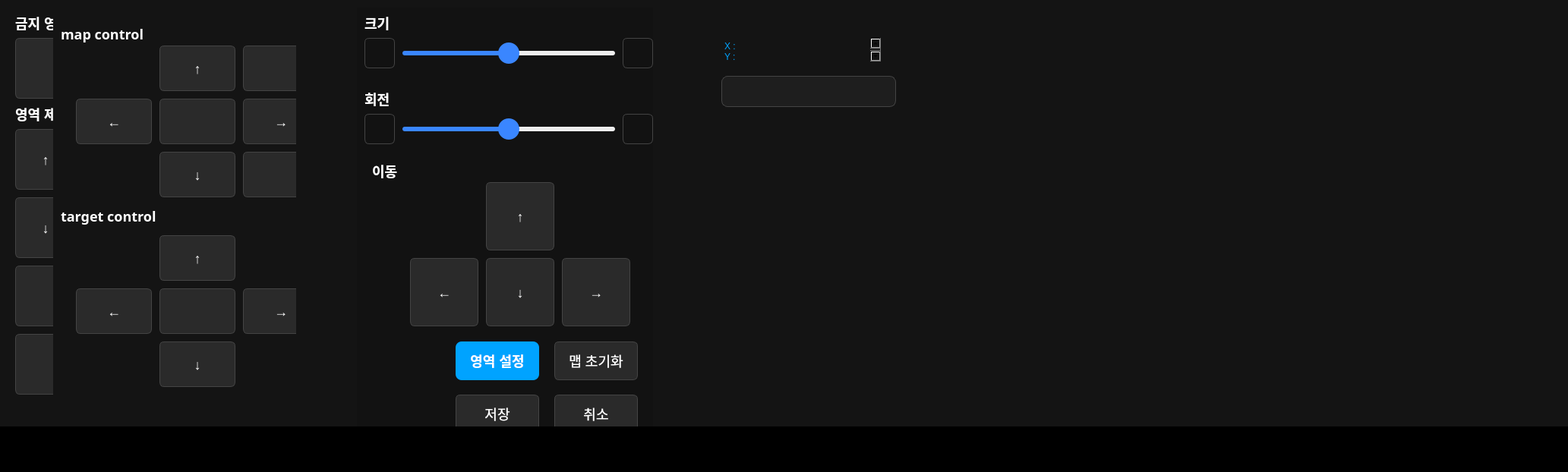
<?xml version="1.0" encoding="UTF-8"?>
<ui version="4.0">
 <class>MovingView</class>
 <widget class="QWidget" name="MovingView">
  <property name="geometry">
   <rect>
    <x>0</x>
    <y>0</y>
    <width>2065</width>
    <height>622</height>
   </rect>
  </property>
  <property name="windowTitle">
   <string>Dentium</string>
  </property>
  <property name="styleSheet">
   <string notr="true">background-color: black;</string>
  </property>
  <layout class="QVBoxLayout" name="main_layout">
   <property name="spacing">
    <number>0</number>
   </property>
   <property name="leftMargin">
    <number>0</number>
   </property>
   <property name="topMargin">
    <number>0</number>
   </property>
   <property name="rightMargin">
    <number>0</number>
   </property>
   <property name="bottomMargin">
    <number>0</number>
   </property>
   <item>
    <widget class="QWidget" name="content_container" native="true">
     <property name="styleSheet">
      <string notr="true">background-color: #141414;</string>
     </property>
     <widget class="QWidget" name="map_area_control_widget" native="true">
      <property name="geometry">
       <rect>
        <x>0</x>
        <y>20</y>
        <width>390</width>
        <height>501</height>
       </rect>
      </property>
      <widget class="QPushButton" name="apply_area_btn">
       <property name="geometry">
        <rect>
         <x>220</x>
         <y>420</y>
         <width>80</width>
         <height>80</height>
        </rect>
       </property>
       <property name="styleSheet">
        <string notr="true">QPushButton {
    background-color: #2A2A2A;
    color: white;
    border: 1px solid #444444;
    border-radius: 6px;
    font-size: 18px;
	font-family: &quot;Noto Sans KR Black&quot;;
}
QPushButton:hover {
    background-color: #3A3A3A;
    border: 1px solid #666666;
}
QPushButton:pressed {
    background-color: #333333;
}</string>
       </property>
       <property name="text">
        <string>적용</string>
       </property>
      </widget>
      <widget class="QPushButton" name="cancel_area_btn">
       <property name="geometry">
        <rect>
         <x>310</x>
         <y>420</y>
         <width>80</width>
         <height>80</height>
        </rect>
       </property>
       <property name="styleSheet">
        <string notr="true">QPushButton {
    background-color: #2A2A2A;
    color: white;
    border: 1px solid #444444;
    border-radius: 6px;
    font-size: 18px;
	font-family: &quot;Noto Sans KR Black&quot;;
}
QPushButton:hover {
    background-color: #3A3A3A;
    border: 1px solid #666666;
}
QPushButton:pressed {
    background-color: #333333;
}</string>
       </property>
       <property name="text">
        <string>취소</string>
       </property>
      </widget>
      <widget class="QPushButton" name="object_move_up">
       <property name="geometry">
        <rect>
         <x>20</x>
         <y>150</y>
         <width>80</width>
         <height>80</height>
        </rect>
       </property>
       <property name="styleSheet">
        <string notr="true">QPushButton {
    background-color: #2A2A2A;
    color: white;
    border: 1px solid #444444;
    border-radius: 6px;
    font-size: 18px;
}
QPushButton:hover {
    background-color: #3A3A3A;
    border: 1px solid #666666;
}
QPushButton:pressed {
    background-color: #333333;
}</string>
       </property>
       <property name="text">
        <string>↑</string>
       </property>
      </widget>
      <widget class="QPushButton" name="object_move_down">
       <property name="geometry">
        <rect>
         <x>20</x>
         <y>240</y>
         <width>80</width>
         <height>80</height>
        </rect>
       </property>
       <property name="styleSheet">
        <string notr="true">QPushButton {
    background-color: #2A2A2A;
    color: white;
    border: 1px solid #444444;
    border-radius: 6px;
    font-size: 18px;
}
QPushButton:hover {
    background-color: #3A3A3A;
    border: 1px solid #666666;
}
QPushButton:pressed {
    background-color: #333333;
}</string>
       </property>
       <property name="text">
        <string>↓</string>
       </property>
      </widget>
      <widget class="QPushButton" name="object_move_left">
       <property name="geometry">
        <rect>
         <x>110</x>
         <y>240</y>
         <width>80</width>
         <height>80</height>
        </rect>
       </property>
       <property name="styleSheet">
        <string notr="true">QPushButton {
    background-color: #2A2A2A;
    color: white;
    border: 1px solid #444444;
    border-radius: 6px;
    font-size: 18px;
}
QPushButton:hover {
    background-color: #3A3A3A;
    border: 1px solid #666666;
}
QPushButton:pressed {
    background-color: #333333;
}</string>
       </property>
       <property name="text">
        <string>←</string>
       </property>
      </widget>
      <widget class="QPushButton" name="shrink_horizontal">
       <property name="geometry">
        <rect>
         <x>110</x>
         <y>420</y>
         <width>80</width>
         <height>80</height>
        </rect>
       </property>
       <property name="styleSheet">
        <string notr="true">QPushButton {
	background-image: url(:/file/SetArea/shrink_horizontal.png);
    background-repeat: no-repeat;
    background-position: center;
    background-color: #2A2A2A;
    border: 1px solid #444444;
    border-radius: 6px;
}
QPushButton:hover {
    background-color: #3A3A3A;
    border: 1px solid #666666;
}
QPushButton:pressed {
    background-color: #333333;
}</string>
       </property>
       <property name="text">
        <string/>
       </property>
      </widget>
      <widget class="QPushButton" name="object_move_right">
       <property name="geometry">
        <rect>
         <x>110</x>
         <y>150</y>
         <width>80</width>
         <height>80</height>
        </rect>
       </property>
       <property name="styleSheet">
        <string notr="true">QPushButton {
    background-color: #2A2A2A;
    color: white;
    border: 1px solid #444444;
    border-radius: 6px;
    font-size: 18px;
}
QPushButton:hover {
    background-color: #3A3A3A;
    border: 1px solid #666666;
}
QPushButton:pressed {
    background-color: #333333;
}</string>
       </property>
       <property name="text">
        <string>→</string>
       </property>
      </widget>
      <widget class="QPushButton" name="grow_horizontal">
       <property name="geometry">
        <rect>
         <x>110</x>
         <y>330</y>
         <width>80</width>
         <height>80</height>
        </rect>
       </property>
       <property name="styleSheet">
        <string notr="true">QPushButton {
	background-image: url(:/file/SetArea/grow_horizontal.png);
    background-repeat: no-repeat;
    background-position: center;
    background-color: #2A2A2A;
    border: 1px solid #444444;
    border-radius: 6px;
}
QPushButton:hover {
    background-color: #3A3A3A;
    border: 1px solid #666666;
}
QPushButton:pressed {
    background-color: #333333;
}</string>
       </property>
       <property name="text">
        <string/>
       </property>
      </widget>
      <widget class="QPushButton" name="grow_vertical">
       <property name="geometry">
        <rect>
         <x>20</x>
         <y>330</y>
         <width>80</width>
         <height>80</height>
        </rect>
       </property>
       <property name="styleSheet">
        <string notr="true">QPushButton {
	background-image: url(:/file/SetArea/grow_vertical.png);
    background-repeat: no-repeat;
    background-position: center;
    background-color: #2A2A2A;
    border: 1px solid #444444;
    border-radius: 6px;
}
QPushButton:hover {
    background-color: #3A3A3A;
    border: 1px solid #666666;
}
QPushButton:pressed {
    background-color: #333333;
}</string>
       </property>
       <property name="text">
        <string/>
       </property>
      </widget>
      <widget class="QPushButton" name="shrink_vertical">
       <property name="geometry">
        <rect>
         <x>20</x>
         <y>420</y>
         <width>80</width>
         <height>80</height>
        </rect>
       </property>
       <property name="styleSheet">
        <string notr="true">QPushButton {
	background-image: url(:/file/SetArea/shrink_vertical.png);
    background-repeat: no-repeat;
    background-position: center;
    background-color: #2A2A2A;
    border: 1px solid #444444;
    border-radius: 6px;
}
QPushButton:hover {
    background-color: #3A3A3A;
    border: 1px solid #666666;
}
QPushButton:pressed {
    background-color: #333333;
}</string>
       </property>
       <property name="text">
        <string/>
       </property>
      </widget>
      <widget class="QPushButton" name="object_zoom_in">
       <property name="geometry">
        <rect>
         <x>220</x>
         <y>330</y>
         <width>80</width>
         <height>80</height>
        </rect>
       </property>
       <property name="styleSheet">
        <string notr="true">QPushButton {
	background-image: url(:/file/Registration/Zoom_In.png);
    background-repeat: no-repeat;
    background-position: center;
    background-color: #2A2A2A;
    border: 1px solid #444444;
    border-radius: 6px;
}
QPushButton:hover {
    background-color: #3A3A3A;
    border: 1px solid #666666;
}
QPushButton:pressed {
    background-color: #333333;
}</string>
       </property>
       <property name="text">
        <string/>
       </property>
      </widget>
      <widget class="QPushButton" name="object_zoom_out">
       <property name="geometry">
        <rect>
         <x>310</x>
         <y>330</y>
         <width>80</width>
         <height>80</height>
        </rect>
       </property>
       <property name="styleSheet">
        <string notr="true">QPushButton {
	background-image: url(:/file/Registration/Zoom_Out.png);
    background-repeat: no-repeat;
    background-position: center;
    background-color: #2A2A2A;
    border: 1px solid #444444;
    border-radius: 6px;
}
QPushButton:hover {
    background-color: #3A3A3A;
    border: 1px solid #666666;
}
QPushButton:pressed {
    background-color: #333333;
}</string>
       </property>
       <property name="text">
        <string/>
       </property>
      </widget>
      <widget class="QPushButton" name="restricted_area_button">
       <property name="geometry">
        <rect>
         <x>20</x>
         <y>30</y>
         <width>80</width>
         <height>80</height>
        </rect>
       </property>
       <property name="styleSheet">
        <string notr="true">QPushButton {
	background-image: url(:/file/Registration/restricted_50.png);
    background-repeat: no-repeat;
    background-position: center;
    background-color: #2A2A2A;
    border: 1px solid #444444;
    border-radius: 6px;
}
QPushButton:hover {
    background-color: #3A3A3A;
    border: 1px solid #666666;
}
QPushButton:checked {
    background-color: #FF0000;
}</string>
       </property>
       <property name="text">
        <string/>
       </property>
       <property name="checkable">
        <bool>true</bool>
       </property>
      </widget>
      <widget class="QPushButton" name="priority_path_area_button">
       <property name="geometry">
        <rect>
         <x>220</x>
         <y>30</y>
         <width>80</width>
         <height>80</height>
        </rect>
       </property>
       <property name="styleSheet">
        <string notr="true">QPushButton {
	background-image: url(:/file/Registration/priority_path_50.png);
    background-repeat: no-repeat;
    background-position: center;
    background-color: #2A2A2A;
    border: 1px solid #444444;
    border-radius: 6px;
}
QPushButton:hover {
    background-color: #3A3A3A;
    border: 1px solid #666666;
}
QPushButton:checked {
    background-color: #0000FF;
}</string>
       </property>
       <property name="text">
        <string/>
       </property>
       <property name="checkable">
        <bool>true</bool>
       </property>
      </widget>
      <widget class="QLabel" name="restricted_area_label">
       <property name="geometry">
        <rect>
         <x>20</x>
         <y>0</y>
         <width>91</width>
         <height>21</height>
        </rect>
       </property>
       <property name="styleSheet">
        <string notr="true">QLabel {
    color: #FFFFFF;
    font-size: 18px;
    font-weight: 600;
    font-family: &quot;Noto Sans KR Black&quot;;
    background-color: transparent;
}</string>
       </property>
       <property name="text">
        <string>금지 영역</string>
       </property>
      </widget>
      <widget class="QLabel" name="priority_path_area_label">
       <property name="geometry">
        <rect>
         <x>220</x>
         <y>0</y>
         <width>121</width>
         <height>21</height>
        </rect>
       </property>
       <property name="styleSheet">
        <string notr="true">QLabel {
    color: #FFFFFF;
    font-size: 18px;
    font-weight: 600;
    font-family: &quot;Noto Sans KR Black&quot;;
    background-color: transparent;
}</string>
       </property>
       <property name="text">
        <string>우선 경로 영역</string>
       </property>
      </widget>
      <widget class="QPushButton" name="map_left">
       <property name="geometry">
        <rect>
         <x>310</x>
         <y>240</y>
         <width>80</width>
         <height>80</height>
        </rect>
       </property>
       <property name="styleSheet">
        <string notr="true">QPushButton {
    background-color: #2A2A2A;
    color: white;
    border: 1px solid #444444;
    border-radius: 6px;
    font-size: 18px;
}
QPushButton:hover {
    background-color: #3A3A3A;
    border: 1px solid #666666;
}
QPushButton:pressed {
    background-color: #333333;
}</string>
       </property>
       <property name="text">
        <string>←</string>
       </property>
      </widget>
      <widget class="QPushButton" name="map_up">
       <property name="geometry">
        <rect>
         <x>220</x>
         <y>150</y>
         <width>80</width>
         <height>80</height>
        </rect>
       </property>
       <property name="styleSheet">
        <string notr="true">QPushButton {
    background-color: #2A2A2A;
    color: white;
    border: 1px solid #444444;
    border-radius: 6px;
    font-size: 18px;
}
QPushButton:hover {
    background-color: #3A3A3A;
    border: 1px solid #666666;
}
QPushButton:pressed {
    background-color: #333333;
}</string>
       </property>
       <property name="text">
        <string>↑</string>
       </property>
      </widget>
      <widget class="QPushButton" name="map_right">
       <property name="geometry">
        <rect>
         <x>310</x>
         <y>150</y>
         <width>80</width>
         <height>80</height>
        </rect>
       </property>
       <property name="styleSheet">
        <string notr="true">QPushButton {
    background-color: #2A2A2A;
    color: white;
    border: 1px solid #444444;
    border-radius: 6px;
    font-size: 18px;
}
QPushButton:hover {
    background-color: #3A3A3A;
    border: 1px solid #666666;
}
QPushButton:pressed {
    background-color: #333333;
}</string>
       </property>
       <property name="text">
        <string>→</string>
       </property>
      </widget>
      <widget class="QPushButton" name="map_down">
       <property name="geometry">
        <rect>
         <x>220</x>
         <y>240</y>
         <width>80</width>
         <height>80</height>
        </rect>
       </property>
       <property name="styleSheet">
        <string notr="true">QPushButton {
    background-color: #2A2A2A;
    color: white;
    border: 1px solid #444444;
    border-radius: 6px;
    font-size: 18px;
}
QPushButton:hover {
    background-color: #3A3A3A;
    border: 1px solid #666666;
}
QPushButton:pressed {
    background-color: #333333;
}</string>
       </property>
       <property name="text">
        <string>↓</string>
       </property>
      </widget>
      <widget class="QLabel" name="restricted_area_label_2">
       <property name="geometry">
        <rect>
         <x>20</x>
         <y>120</y>
         <width>91</width>
         <height>21</height>
        </rect>
       </property>
       <property name="styleSheet">
        <string notr="true">QLabel {
    color: #FFFFFF;
    font-size: 18px;
    font-weight: 600;
    font-family: &quot;Noto Sans KR Black&quot;;
    background-color: transparent;
}</string>
       </property>
       <property name="text">
        <string>영역 제어</string>
       </property>
      </widget>
      <widget class="QLabel" name="restricted_area_label_3">
       <property name="geometry">
        <rect>
         <x>220</x>
         <y>120</y>
         <width>91</width>
         <height>21</height>
        </rect>
       </property>
       <property name="styleSheet">
        <string notr="true">QLabel {
    color: #FFFFFF;
    font-size: 18px;
    font-weight: 600;
    font-family: &quot;Noto Sans KR Black&quot;;
    background-color: transparent;
}</string>
       </property>
       <property name="text">
        <string>맵 제어</string>
       </property>
      </widget>
      <widget class="QWidget" name="map_widget" native="true">
       <property name="geometry">
        <rect>
         <x>70</x>
         <y>0</y>
         <width>371</width>
         <height>511</height>
        </rect>
       </property>
       <widget class="QPushButton" name="robot_move_down">
        <property name="geometry">
         <rect>
          <x>140</x>
          <y>430</y>
          <width>100</width>
          <height>60</height>
         </rect>
        </property>
        <property name="styleSheet">
         <string notr="true">QPushButton {
    background-color: #2A2A2A;
    color: white;
    border: 1px solid #444444;
    border-radius: 6px;
    font-size: 18px;
}
QPushButton:hover {
    background-color: #3A3A3A;
    border: 1px solid #666666;
}
QPushButton:pressed {
    background-color: #333333;
}</string>
        </property>
        <property name="text">
         <string>↓</string>
        </property>
       </widget>
       <widget class="QPushButton" name="map_move_up">
        <property name="geometry">
         <rect>
          <x>140</x>
          <y>40</y>
          <width>100</width>
          <height>60</height>
         </rect>
        </property>
        <property name="styleSheet">
         <string notr="true">QPushButton {
    background-color: #2A2A2A;
    color: white;
    border: 1px solid #444444;
    border-radius: 6px;
    font-size: 18px;
}
QPushButton:hover {
    background-color: #3A3A3A;
    border: 1px solid #666666;
}
QPushButton:pressed {
    background-color: #333333;
}</string>
        </property>
        <property name="text">
         <string>↑</string>
        </property>
       </widget>
       <widget class="QPushButton" name="map_move_down">
        <property name="geometry">
         <rect>
          <x>140</x>
          <y>180</y>
          <width>100</width>
          <height>60</height>
         </rect>
        </property>
        <property name="styleSheet">
         <string notr="true">QPushButton {
    background-color: #2A2A2A;
    color: white;
    border: 1px solid #444444;
    border-radius: 6px;
    font-size: 18px;
}
QPushButton:hover {
    background-color: #3A3A3A;
    border: 1px solid #666666;
}
QPushButton:pressed {
    background-color: #333333;
}</string>
        </property>
        <property name="text">
         <string>↓</string>
        </property>
       </widget>
       <widget class="QPushButton" name="robot_rotate_right">
        <property name="geometry">
         <rect>
          <x>140</x>
          <y>360</y>
          <width>100</width>
          <height>60</height>
         </rect>
        </property>
        <property name="styleSheet">
         <string notr="true">QPushButton {
	background-image: url(:/file/Rotate_24.png);
    background-repeat: no-repeat;
    background-position: center;
    background-color: #2A2A2A;
    border: 1px solid #444444;
    border-radius: 6px;
}
QPushButton:hover {
    background-color: #3A3A3A;
    border: 1px solid #666666;
}
QPushButton:pressed {
    background-color: #333333;
}</string>
        </property>
        <property name="text">
         <string/>
        </property>
       </widget>
       <widget class="QLabel" name="map_control_label">
        <property name="geometry">
         <rect>
          <x>10</x>
          <y>10</y>
          <width>320</width>
          <height>30</height>
         </rect>
        </property>
        <property name="font">
         <font>
          <family>Noto Sans KR Black</family>
          <pointsize>-1</pointsize>
          <weight>75</weight>
          <bold>true</bold>
         </font>
        </property>
        <property name="styleSheet">
         <string notr="true">QLabel {
    color: #FFFFFF;
    font-size: 18px;
    font-weight: 600;
	font-family: &quot;Noto Sans KR Black&quot;;
    background-color: transparent;
}</string>
        </property>
        <property name="text">
         <string>map control</string>
        </property>
        <property name="alignment">
         <set>Qt::AlignLeading|Qt::AlignLeft|Qt::AlignVCenter</set>
        </property>
       </widget>
       <widget class="QPushButton" name="robot_move_left">
        <property name="geometry">
         <rect>
          <x>30</x>
          <y>360</y>
          <width>100</width>
          <height>60</height>
         </rect>
        </property>
        <property name="styleSheet">
         <string notr="true">QPushButton {
    background-color: #2A2A2A;
    color: white;
    border: 1px solid #444444;
    border-radius: 6px;
    font-size: 18px;
}
QPushButton:hover {
    background-color: #3A3A3A;
    border: 1px solid #666666;
}
QPushButton:pressed {
    background-color: #333333;
}</string>
        </property>
        <property name="text">
         <string>←</string>
        </property>
       </widget>
       <widget class="QPushButton" name="robot_move_up">
        <property name="geometry">
         <rect>
          <x>140</x>
          <y>290</y>
          <width>100</width>
          <height>60</height>
         </rect>
        </property>
        <property name="styleSheet">
         <string notr="true">QPushButton {
    background-color: #2A2A2A;
    color: white;
    border: 1px solid #444444;
    border-radius: 6px;
    font-size: 18px;
}
QPushButton:hover {
    background-color: #3A3A3A;
    border: 1px solid #666666;
}
QPushButton:pressed {
    background-color: #333333;
}</string>
        </property>
        <property name="text">
         <string>↑</string>
        </property>
       </widget>
       <widget class="QPushButton" name="map_move_refresh">
        <property name="geometry">
         <rect>
          <x>140</x>
          <y>110</y>
          <width>100</width>
          <height>60</height>
         </rect>
        </property>
        <property name="styleSheet">
         <string notr="true">QPushButton {
	background-image: url(:/file/Registration/refresh_24.png);
    background-repeat: no-repeat;
    background-position: center;
    background-color: #2A2A2A;
    border: 1px solid #444444;
    border-radius: 6px;
}
QPushButton:hover {
    background-color: #3A3A3A;
    border: 1px solid #666666;
}
QPushButton:pressed {
    background-color: #333333;
}</string>
        </property>
        <property name="text">
         <string/>
        </property>
       </widget>
       <widget class="QPushButton" name="map_move_left">
        <property name="geometry">
         <rect>
          <x>30</x>
          <y>110</y>
          <width>100</width>
          <height>60</height>
         </rect>
        </property>
        <property name="styleSheet">
         <string notr="true">QPushButton {
    background-color: #2A2A2A;
    color: white;
    border: 1px solid #444444;
    border-radius: 6px;
    font-size: 18px;
}
QPushButton:hover {
    background-color: #3A3A3A;
    border: 1px solid #666666;
}
QPushButton:pressed {
    background-color: #333333;
}</string>
        </property>
        <property name="text">
         <string>←</string>
        </property>
       </widget>
       <widget class="QPushButton" name="map_zoom_out">
        <property name="geometry">
         <rect>
          <x>250</x>
          <y>180</y>
          <width>100</width>
          <height>60</height>
         </rect>
        </property>
        <property name="styleSheet">
         <string notr="true">QPushButton {
	background-image: url(:/file/Registration/Zoom_Out_24.png);
    background-repeat: no-repeat;
    background-position: center;
    background-color: #2A2A2A;
    border: 1px solid #444444;
    border-radius: 6px;
}
QPushButton:hover {
    background-color: #3A3A3A;
    border: 1px solid #666666;
}
QPushButton:pressed {
    background-color: #333333;
}</string>
        </property>
        <property name="text">
         <string/>
        </property>
       </widget>
       <widget class="QPushButton" name="map_move_right">
        <property name="geometry">
         <rect>
          <x>250</x>
          <y>110</y>
          <width>100</width>
          <height>60</height>
         </rect>
        </property>
        <property name="styleSheet">
         <string notr="true">QPushButton {
    background-color: #2A2A2A;
    color: white;
    border: 1px solid #444444;
    border-radius: 6px;
    font-size: 18px;
}
QPushButton:hover {
    background-color: #3A3A3A;
    border: 1px solid #666666;
}
QPushButton:pressed {
    background-color: #333333;
}</string>
        </property>
        <property name="text">
         <string>→</string>
        </property>
       </widget>
       <widget class="QLabel" name="robot_control_label">
        <property name="geometry">
         <rect>
          <x>10</x>
          <y>250</y>
          <width>320</width>
          <height>30</height>
         </rect>
        </property>
        <property name="font">
         <font>
          <family>Noto Sans KR Black</family>
          <pointsize>-1</pointsize>
          <weight>75</weight>
          <bold>true</bold>
         </font>
        </property>
        <property name="styleSheet">
         <string notr="true">QLabel {
    color: #FFFFFF;
    font-size: 18px;
    font-weight: 600;
	font-family: &quot;Noto Sans KR Black&quot;;
    background-color: transparent;
}</string>
        </property>
        <property name="text">
         <string>target control</string>
        </property>
        <property name="alignment">
         <set>Qt::AlignLeading|Qt::AlignLeft|Qt::AlignVCenter</set>
        </property>
       </widget>
       <widget class="QPushButton" name="robot_move_right">
        <property name="geometry">
         <rect>
          <x>250</x>
          <y>360</y>
          <width>100</width>
          <height>60</height>
         </rect>
        </property>
        <property name="styleSheet">
         <string notr="true">QPushButton {
    background-color: #2A2A2A;
    color: white;
    border: 1px solid #444444;
    border-radius: 6px;
    font-size: 18px;
}
QPushButton:hover {
    background-color: #3A3A3A;
    border: 1px solid #666666;
}
QPushButton:pressed {
    background-color: #333333;
}</string>
        </property>
        <property name="text">
         <string>→</string>
        </property>
       </widget>
       <widget class="QPushButton" name="map_zoom_in">
        <property name="geometry">
         <rect>
          <x>250</x>
          <y>40</y>
          <width>100</width>
          <height>60</height>
         </rect>
        </property>
        <property name="styleSheet">
         <string notr="true">QPushButton {
	background-image: url(:/file/Registration/Zoom_In_24.png);
    background-repeat: no-repeat;
    background-position: center;
    background-color: #2A2A2A;
    border: 1px solid #444444;
    border-radius: 6px;
}
QPushButton:hover {
    background-color: #3A3A3A;
    border: 1px solid #666666;
}
QPushButton:pressed {
    background-color: #333333;
}</string>
        </property>
        <property name="text">
         <string/>
        </property>
       </widget>
      </widget>
     </widget>
     <widget class="QWidget" name="status_widget" native="true">
      <property name="geometry">
       <rect>
        <x>1000</x>
        <y>250</y>
        <width>171</width>
        <height>61</height>
       </rect>
      </property>
     </widget>
     <widget class="QTextEdit" name="map_data_debug_TextEdit">
      <property name="geometry">
       <rect>
        <x>950</x>
        <y>50</y>
        <width>210</width>
        <height>31</height>
       </rect>
      </property>
      <property name="styleSheet">
       <string notr="true">QTextEdit {
    background-color: transparent;
    border: none;
    color: #00A3FF;
    font-family: 'Arial';
    font-size: 10px;
}</string>
      </property>
      <property name="readOnly">
       <bool>true</bool>
      </property>
      <property name="html">
       <string>&lt;!DOCTYPE HTML PUBLIC &quot;-//W3C//DTD HTML 4.0//EN&quot; &quot;http://www.w3.org/TR/REC-html40/strict.dtd&quot;&gt;
&lt;html&gt;&lt;head&gt;&lt;meta name=&quot;qrichtext&quot; content=&quot;1&quot; /&gt;&lt;style type=&quot;text/css&quot;&gt;
p, li { white-space: pre-wrap; }
&lt;/style&gt;&lt;/head&gt;&lt;body style=&quot; font-family:'Arial'; font-size:10px; font-weight:400; font-style:normal;&quot;&gt;
&lt;p style=&quot; margin-top:0px; margin-bottom:0px; margin-left:0px; margin-right:0px; -qt-block-indent:0; text-indent:0px;&quot;&gt;&lt;span style=&quot; font-family:'Gulim'; font-size:9pt; color:#00a3ff;&quot;&gt;X :&lt;/span&gt;&lt;/p&gt;
&lt;p style=&quot; margin-top:0px; margin-bottom:0px; margin-left:0px; margin-right:0px; -qt-block-indent:0; text-indent:0px;&quot;&gt;&lt;span style=&quot; font-family:'Gulim'; font-size:9pt; color:#00a3ff;&quot;&gt;Y :&lt;/span&gt;&lt;/p&gt;
&lt;p style=&quot; margin-top:0px; margin-bottom:0px; margin-left:0px; margin-right:0px; -qt-block-indent:0; text-indent:0px;&quot;&gt;&lt;span style=&quot; font-family:'Gulim'; font-size:9pt; color:#00a3ff;&quot;&gt;Yaw :&lt;/span&gt;&lt;/p&gt;&lt;/body&gt;&lt;/html&gt;</string>
      </property>
     </widget>
     <widget class="QFrame" name="status_frame">
      <property name="geometry">
       <rect>
        <x>950</x>
        <y>100</y>
        <width>230</width>
        <height>41</height>
       </rect>
      </property>
      <property name="styleSheet">
       <string notr="true">QFrame {
    background-color: #1E1E1E;
    border-radius: 8px;
    border: 1px solid #444444;
}</string>
      </property>
      <property name="frameShape">
       <enum>QFrame::StyledPanel</enum>
      </property>
      <property name="frameShadow">
       <enum>QFrame::Raised</enum>
      </property>
     </widget>
     <widget class="QWidget" name="map_area_control_widget_2" native="true">
      <property name="geometry">
       <rect>
        <x>920</x>
        <y>390</y>
        <width>231</width>
        <height>151</height>
       </rect>
      </property>
     </widget>
     <widget class="QWidget" name="map_control_widget" native="true">
      <property name="geometry">
       <rect>
        <x>470</x>
        <y>10</y>
        <width>390</width>
        <height>571</height>
       </rect>
      </property>
      <property name="styleSheet">
       <string notr="true">background-color: #121212;</string>
      </property>
      <widget class="QPushButton" name="move_left_btn">
       <property name="geometry">
        <rect>
         <x>70</x>
         <y>330</y>
         <width>90</width>
         <height>90</height>
        </rect>
       </property>
       <property name="styleSheet">
        <string notr="true">QPushButton {
    background-color: #2A2A2A;
    color: white;
    border: 1px solid #444444;
    border-radius: 6px;
    font-size: 18px;
}
QPushButton:hover {
    background-color: #3A3A3A;
    border: 1px solid #666666;
}
QPushButton:pressed {
    background-color: #333333;
}</string>
       </property>
       <property name="text">
        <string>←</string>
       </property>
      </widget>
      <widget class="QPushButton" name="zoom_out_btn">
       <property name="geometry">
        <rect>
         <x>10</x>
         <y>40</y>
         <width>40</width>
         <height>40</height>
        </rect>
       </property>
       <property name="minimumSize">
        <size>
         <width>40</width>
         <height>40</height>
        </size>
       </property>
       <property name="maximumSize">
        <size>
         <width>40</width>
         <height>40</height>
        </size>
       </property>
       <property name="styleSheet">
        <string notr="true">QPushButton {
	background-image: url(:/file/minus_24.png);
    background-repeat: no-repeat;
    background-position: center;
    color: white;
    border: 1px solid #444444;
    border-radius: 6px;
    font-size: 18px;
	font-family: &quot;Noto Sans KR Black&quot;;
}
QPushButton:hover {
    background-color: #3A3A3A;
    border: 1px solid #666666;
}
QPushButton:pressed {
    background-color: #333333;
}</string>
       </property>
       <property name="text">
        <string/>
       </property>
      </widget>
      <widget class="QPushButton" name="move_down_btn">
       <property name="geometry">
        <rect>
         <x>170</x>
         <y>330</y>
         <width>90</width>
         <height>90</height>
        </rect>
       </property>
       <property name="styleSheet">
        <string notr="true">QPushButton {
    background-color: #2A2A2A;
    color: white;
    border: 1px solid #444444;
    border-radius: 6px;
    font-size: 18px;
}
QPushButton:hover {
    background-color: #3A3A3A;
    border: 1px solid #666666;
}
QPushButton:pressed {
    background-color: #333333;
}</string>
       </property>
       <property name="text">
        <string>↓</string>
       </property>
      </widget>
      <widget class="QPushButton" name="cancel_btn">
       <property name="geometry">
        <rect>
         <x>260</x>
         <y>510</y>
         <width>110</width>
         <height>51</height>
        </rect>
       </property>
       <property name="minimumSize">
        <size>
         <width>100</width>
         <height>40</height>
        </size>
       </property>
       <property name="styleSheet">
        <string notr="true">QPushButton {
    background-color: #2A2A2A;
    color: white;
    border: 1px solid #444444;
    border-radius: 6px;
    font-size: 18px;
	font-family: &quot;Noto Sans KR Black&quot;;
}
QPushButton:hover {
    background-color: #3A3A3A;
    border: 1px solid #666666;
}
QPushButton:pressed {
    background-color: #333333;
}</string>
       </property>
       <property name="text">
        <string>취소</string>
       </property>
      </widget>
      <widget class="QPushButton" name="set_area_btn">
       <property name="geometry">
        <rect>
         <x>130</x>
         <y>440</y>
         <width>110</width>
         <height>51</height>
        </rect>
       </property>
       <property name="styleSheet">
        <string notr="true">QPushButton {
    background-color: #00A3FF;
    color: white;
	font-family: &quot;Noto Sans KR Black&quot;;
    font-size: 18px;
    font-weight: 500;
    border-radius: 8px;
    height: 45px;
    border: none;
}

QPushButton:hover {
    background-color: #33B5FF;
}

QPushButton:pressed {
    background-color: #0080DD;
}</string>
       </property>
       <property name="text">
        <string>영역 설정</string>
       </property>
      </widget>
      <widget class="QSlider" name="rotate_slider">
       <property name="geometry">
        <rect>
         <x>60</x>
         <y>140</y>
         <width>280</width>
         <height>40</height>
        </rect>
       </property>
       <property name="styleSheet">
        <string notr="true">QSlider::groove:horizontal {
    background: #222222;
    height: 6px;
    border-radius: 3px;
}

QSlider::handle:horizontal {
    background: #3a86ff;
    border: none;
    width: 28px;
    height: 28px;
    margin: -11px 0;
    border-radius: 14px;
}

QSlider::add-page:horizontal {
    background: #eeeeee;
    border-radius: 3px;
}

QSlider::sub-page:horizontal {
    background: #3a86ff;
    border-radius: 3px;
}
</string>
       </property>
       <property name="minimum">
        <number>-180</number>
       </property>
       <property name="maximum">
        <number>180</number>
       </property>
       <property name="orientation">
        <enum>Qt::Horizontal</enum>
       </property>
      </widget>
      <widget class="QLabel" name="map_control_label_2">
       <property name="geometry">
        <rect>
         <x>20</x>
         <y>200</y>
         <width>41</width>
         <height>30</height>
        </rect>
       </property>
       <property name="font">
        <font>
         <family>Noto Sans KR Black</family>
         <pointsize>-1</pointsize>
         <weight>75</weight>
         <bold>true</bold>
        </font>
       </property>
       <property name="styleSheet">
        <string notr="true">QLabel {
    color: #FFFFFF;
    font-size: 18px;
    font-weight: 600;
    font-family: &quot;Noto Sans KR Black&quot;;
    background-color: transparent;
}</string>
       </property>
       <property name="text">
        <string>이동</string>
       </property>
       <property name="alignment">
        <set>Qt::AlignLeading|Qt::AlignLeft|Qt::AlignVCenter</set>
       </property>
      </widget>
      <widget class="QPushButton" name="rotate_left_btn">
       <property name="geometry">
        <rect>
         <x>10</x>
         <y>140</y>
         <width>40</width>
         <height>40</height>
        </rect>
       </property>
       <property name="minimumSize">
        <size>
         <width>40</width>
         <height>40</height>
        </size>
       </property>
       <property name="maximumSize">
        <size>
         <width>40</width>
         <height>40</height>
        </size>
       </property>
       <property name="styleSheet">
        <string notr="true">QPushButton {
	background-image: url(:/file/rotate_left_24.png);
    background-repeat: no-repeat;
    background-position: center;
    color: white;
    border: 1px solid #444444;
    border-radius: 6px;
    font-size: 18px;
	font-family: &quot;Noto Sans KR Black&quot;;
}
QPushButton:hover {
    background-color: #3A3A3A;
    border: 1px solid #666666;
}
QPushButton:pressed {
    background-color: #333333;
}</string>
       </property>
       <property name="text">
        <string/>
       </property>
      </widget>
      <widget class="QPushButton" name="save_btn">
       <property name="geometry">
        <rect>
         <x>130</x>
         <y>510</y>
         <width>110</width>
         <height>51</height>
        </rect>
       </property>
       <property name="minimumSize">
        <size>
         <width>100</width>
         <height>40</height>
        </size>
       </property>
       <property name="styleSheet">
        <string notr="true">QPushButton {
    background-color: #2A2A2A;
    color: white;
    border: 1px solid #444444;
    border-radius: 6px;
    font-size: 18px;
	font-family: &quot;Noto Sans KR Black&quot;;
}
QPushButton:hover {
    background-color: #3A3A3A;
    border: 1px solid #666666;
}
QPushButton:pressed {
    background-color: #333333;
}</string>
       </property>
       <property name="text">
        <string>저장</string>
       </property>
      </widget>
      <widget class="QPushButton" name="zoom_in_btn">
       <property name="geometry">
        <rect>
         <x>350</x>
         <y>40</y>
         <width>40</width>
         <height>40</height>
        </rect>
       </property>
       <property name="minimumSize">
        <size>
         <width>40</width>
         <height>40</height>
        </size>
       </property>
       <property name="maximumSize">
        <size>
         <width>40</width>
         <height>40</height>
        </size>
       </property>
       <property name="styleSheet">
        <string notr="true">QPushButton {
	background-image: url(:/file/plus_24.png);
    background-repeat: no-repeat;
    background-position: center;
    color: white;
    border: 1px solid #444444;
    border-radius: 6px;
    font-size: 18px;
	font-family: &quot;Noto Sans KR Black&quot;;
}
QPushButton:hover {
    background-color: #3A3A3A;
    border: 1px solid #666666;
}
QPushButton:pressed {
    background-color: #333333;
}</string>
       </property>
       <property name="text">
        <string/>
       </property>
      </widget>
      <widget class="QPushButton" name="map_move_right_2">
       <property name="geometry">
        <rect>
         <x>270</x>
         <y>330</y>
         <width>90</width>
         <height>90</height>
        </rect>
       </property>
       <property name="styleSheet">
        <string notr="true">QPushButton {
    background-color: #2A2A2A;
    color: white;
    border: 1px solid #444444;
    border-radius: 6px;
    font-size: 18px;
}
QPushButton:hover {
    background-color: #3A3A3A;
    border: 1px solid #666666;
}
QPushButton:pressed {
    background-color: #333333;
}</string>
       </property>
       <property name="text">
        <string>→</string>
       </property>
      </widget>
      <widget class="QLabel" name="scale_label">
       <property name="geometry">
        <rect>
         <x>10</x>
         <y>10</y>
         <width>61</width>
         <height>21</height>
        </rect>
       </property>
       <property name="styleSheet">
        <string notr="true">QLabel {
    color: #FFFFFF;
    font-size: 18px;
    font-weight: 600;
    font-family: &quot;Noto Sans KR Black&quot;;
    background-color: transparent;
}</string>
       </property>
       <property name="text">
        <string>크기</string>
       </property>
      </widget>
      <widget class="QPushButton" name="rotate_right_btn">
       <property name="geometry">
        <rect>
         <x>350</x>
         <y>140</y>
         <width>40</width>
         <height>40</height>
        </rect>
       </property>
       <property name="minimumSize">
        <size>
         <width>40</width>
         <height>40</height>
        </size>
       </property>
       <property name="maximumSize">
        <size>
         <width>40</width>
         <height>40</height>
        </size>
       </property>
       <property name="styleSheet">
        <string notr="true">QPushButton {
	background-image: url(:/file/rotate_right_24.png);
    background-repeat: no-repeat;
    background-position: center;
    color: white;
    border: 1px solid #444444;
    border-radius: 6px;
    font-size: 18px;
	font-family: &quot;Noto Sans KR Black&quot;;
}
QPushButton:hover {
    background-color: #3A3A3A;
    border: 1px solid #666666;
}
QPushButton:pressed {
    background-color: #333333;
}</string>
       </property>
       <property name="text">
        <string/>
       </property>
      </widget>
      <widget class="QPushButton" name="refresh_image_control">
       <property name="geometry">
        <rect>
         <x>260</x>
         <y>440</y>
         <width>110</width>
         <height>51</height>
        </rect>
       </property>
       <property name="styleSheet">
        <string notr="true">QPushButton {
    background-color: #2A2A2A;
    color: white;
    border: 1px solid #444444;
    border-radius: 6px;
    font-size: 18px;
	font-family: &quot;Noto Sans KR Black&quot;;
}
QPushButton:hover {
    background-color: #3A3A3A;
    border: 1px solid #666666;
}
QPushButton:pressed {
    background-color: #333333;
}</string>
       </property>
       <property name="text">
        <string>맵 초기화</string>
       </property>
      </widget>
      <widget class="QPushButton" name="move_up_btn">
       <property name="geometry">
        <rect>
         <x>170</x>
         <y>230</y>
         <width>90</width>
         <height>90</height>
        </rect>
       </property>
       <property name="styleSheet">
        <string notr="true">QPushButton {
    background-color: #2A2A2A;
    color: white;
    border: 1px solid #444444;
    border-radius: 6px;
    font-size: 18px;
}
QPushButton:hover {
    background-color: #3A3A3A;
    border: 1px solid #666666;
}
QPushButton:pressed {
    background-color: #333333;
}</string>
       </property>
       <property name="text">
        <string>↑</string>
       </property>
      </widget>
      <widget class="QSlider" name="scale_slider">
       <property name="geometry">
        <rect>
         <x>60</x>
         <y>40</y>
         <width>280</width>
         <height>40</height>
        </rect>
       </property>
       <property name="styleSheet">
        <string notr="true">QSlider::groove:horizontal {
    background: #222222;
    height: 6px;
    border-radius: 3px;
}

QSlider::handle:horizontal {
    background: #3a86ff;
    border: none;
    width: 28px;
    height: 28px;
    margin: -11px 0;
    border-radius: 14px;
}

QSlider::add-page:horizontal {
    background: #eeeeee;
    border-radius: 3px;
}

QSlider::sub-page:horizontal {
    background: #3a86ff;
    border-radius: 3px;
}
</string>
       </property>
       <property name="minimum">
        <number>50</number>
       </property>
       <property name="maximum">
        <number>150</number>
       </property>
       <property name="value">
        <number>100</number>
       </property>
       <property name="orientation">
        <enum>Qt::Horizontal</enum>
       </property>
      </widget>
      <widget class="QLabel" name="rotate_label">
       <property name="geometry">
        <rect>
         <x>10</x>
         <y>110</y>
         <width>51</width>
         <height>21</height>
        </rect>
       </property>
       <property name="styleSheet">
        <string notr="true">QLabel {
    color: #FFFFFF;
    font-size: 18px;
    font-weight: 600;
    font-family: &quot;Noto Sans KR Black&quot;;
    background-color: transparent;
}</string>
       </property>
       <property name="text">
        <string>회전</string>
       </property>
      </widget>
     </widget>
    </widget>
   </item>
   <item>
    <widget class="QWidget" name="status_bar_container" native="true">
     <property name="minimumSize">
      <size>
       <width>0</width>
       <height>60</height>
      </size>
     </property>
     <property name="maximumSize">
      <size>
       <width>16777215</width>
       <height>50</height>
      </size>
     </property>
    </widget>
   </item>
  </layout>
 </widget>
 <resources>
  <include location="../resources/res.qrc"/>
 </resources>
 <connections/>
</ui>
